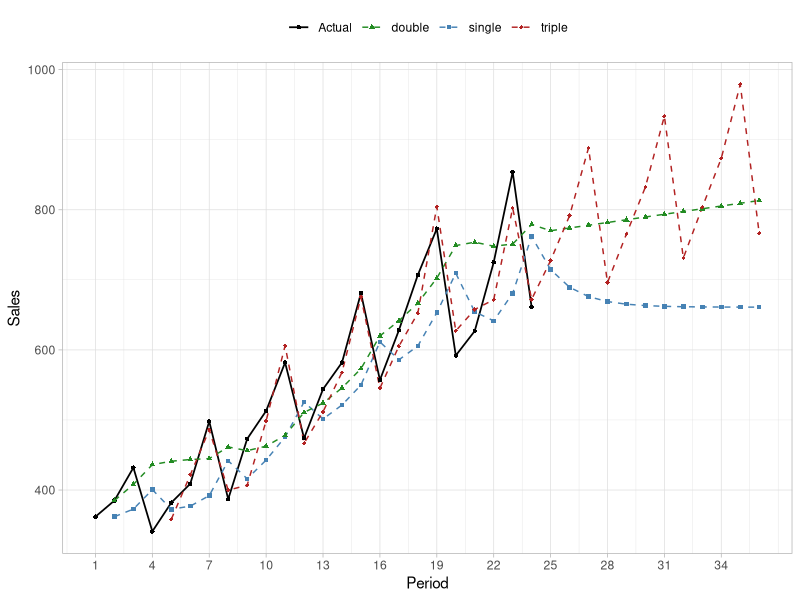
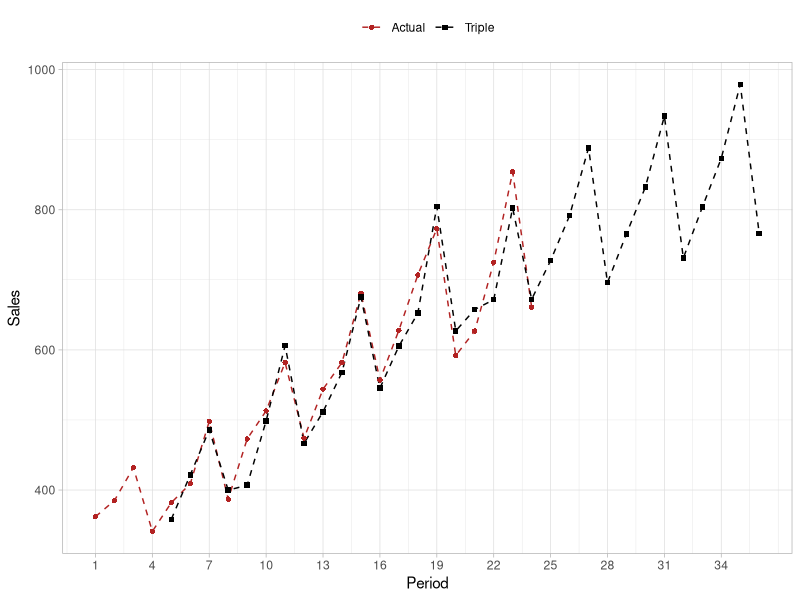

Write R code to recreate these figures, in order.
## ---- chunk 1
#| label: tbl-pmc-436-data
#| tbl-cap: "Six years of quarterly sales data"
#| code-fold: true
#| message: false
library(tidyverse)

sales_data <- tibble(
  Year = rep(90:95, each = 4),
  Quarter = rep(1:4, 6),
  Period = 1:24,
  Sales = c(362, 385, 432, 341, 382, 409, 498, 387, 473, 513, 582, 474,
            544, 582, 681, 557, 628, 707, 773, 592, 627, 725, 854, 661)
)

sales_data |>
  mutate(col = rep(1:2, each = 12), row = rep(1:12, 2)) |>
  pivot_wider(id_cols = row, names_from = col, values_from = c(Year, Quarter, Period, Sales)) |>
  select(Year_1, Quarter_1, Period_1, Sales_1, Year_2, Quarter_2, Period_2, Sales_2) |>
  knitr::kable(
    col.names = c("Year", "Quarter", "Period", "Sales", "Year", "Quarter", "Period", "Sales"),
    align = "rrrrrrrr"
  )
## ---- chunk 2
#| include: false
y <- sales_data$Sales
n <- length(y)
L <- 4
b1_check <- mean((y[5:8] - y[1:4]) / 4)
## ---- chunk 3
#| label: tbl-pmc-436-seasonal-table
#| tbl-cap: "Quarterly sales by year, with yearly averages"
#| code-fold: true
yearly <- matrix(y, nrow = 4)
A <- colMeans(yearly)

rbind(yearly, A) |>
  as_tibble() |>
  mutate(Quarter = c("1", "2", "3", "4", "$\\bar{X}$"), .before = 1) |>
  knitr::kable(col.names = c("", as.character(1:6)), align = "lrrrrrr")
## ---- chunk 4
#| include: false
I0 <- sapply(1:4, function(q) mean(y[seq(q, 24, by = 4)] / A))
## ---- chunk 5
#| label: fig-pmc-436-triple-forecast
#| fig-cap: "Plot of raw data with single, double, and triple exponential forecasts"
#| code-fold: true
#| warning: false
# Single exponential smoothing, alpha = 0.4694
alpha_s <- 0.4694
S1 <- rep(NA_real_, n)
S1[2] <- y[1]
for (t in 3:n) S1[t] <- alpha_s * y[t - 1] + (1 - alpha_s) * S1[t - 1]
single_future <- accumulate(1:12, \(acc, i) alpha_s * y[n] + (1 - alpha_s) * acc, .init = S1[n])[-1]

# Double exponential smoothing (Holt), alpha = 0.1086, gamma = 1.0
alpha_d <- 0.1086
gamma_d <- 1.0
S2 <- numeric(n)
b2 <- numeric(n)
S2[1] <- y[1]
b2[1] <- y[2] - y[1]
for (t in 2:n) {
  S2[t] <- alpha_d * y[t] + (1 - alpha_d) * (S2[t - 1] + b2[t - 1])
  b2[t] <- gamma_d * (S2[t] - S2[t - 1]) + (1 - gamma_d) * b2[t - 1]
}
double_hist <- c(NA, (S2 + b2)[1:(n - 1)])
double_future <- S2[n] + (1:12) * b2[n]

# Triple exponential smoothing (Holt-Winters), alpha = 0.7556, gamma = 0, beta = 0.9837
hw_fit <- function(y, alpha, gamma, beta, L, S_L, b_L, I0) {
  n <- length(y)
  S <- numeric(n)
  b <- numeric(n)
  I <- numeric(n)
  S[L] <- S_L
  b[L] <- b_L
  I[1:L] <- I0
  fc <- rep(NA_real_, n)
  for (t in (L + 1):n) {
    I_prev <- I[t - L]
    S[t] <- alpha * (y[t] / I_prev) + (1 - alpha) * (S[t - 1] + b[t - 1])
    b[t] <- gamma * (S[t] - S[t - 1]) + (1 - gamma) * b[t - 1]
    I[t] <- beta * (y[t] / S[t]) + (1 - beta) * I_prev
    fc[t] <- (S[t - 1] + b[t - 1]) * I_prev
  }
  list(S = S, b = b, I = I, fc = fc)
}
fit3 <- hw_fit(y, alpha = 0.7556, gamma = 0, beta = 0.9837, L = L, S_L = A[1], b_L = b1_check, I0 = I0)
I_tail <- fit3$I[(n - L + 1):n]
triple_future <- sapply(1:12, \(m) (fit3$S[n] + m * fit3$b[n]) * I_tail[((m - 1) %% L) + 1])

plot_data <- bind_rows(
  tibble(Period = 1:n, series = "Actual", value = y),
  tibble(Period = 1:n, series = "single", value = S1),
  tibble(Period = n + 1:12, series = "single", value = single_future),
  tibble(Period = 1:n, series = "double", value = double_hist),
  tibble(Period = n + 1:12, series = "double", value = double_future),
  tibble(Period = 1:n, series = "triple", value = fit3$fc),
  tibble(Period = n + 1:12, series = "triple", value = triple_future)
)

ggplot(plot_data, aes(Period, value, color = series, shape = series)) +
  geom_line(data = \(d) filter(d, series == "Actual"), linewidth = 0.6) +
  geom_line(data = \(d) filter(d, series == "single"), linetype = "dashed") +
  geom_line(data = \(d) filter(d, series == "double"), linetype = "dashed") +
  geom_line(data = \(d) filter(d, series == "triple"), linetype = "dashed") +
  geom_point(size = 1.2) +
  scale_color_manual(values = c(Actual = "black", single = "steelblue", double = "forestgreen", triple = "firebrick")) +
  scale_shape_manual(values = c(Actual = 16, single = 15, double = 17, triple = 18)) +
  scale_x_continuous(breaks = seq(1, 36, 3)) +
  labs(x = "Period", y = "Sales", color = NULL, shape = NULL) +
  theme_light() +
  theme(legend.position = "top")
## ---- chunk 6
#| label: fig-pmc-436-actual-vs-triple
#| fig-cap: "Plot of raw data with triple exponential forecasts"
#| code-fold: true
#| warning: false
plot_data_triple <- bind_rows(
  tibble(Period = 1:n, series = "Actual", value = y),
  tibble(Period = 1:n, series = "Triple", value = fit3$fc),
  tibble(Period = n + 1:12, series = "Triple", value = triple_future)
)

ggplot(plot_data_triple, aes(Period, value, color = series, shape = series)) +
  geom_line(linetype = "dashed") +
  geom_point(size = 1.5) +
  scale_color_manual(values = c(Actual = "firebrick", Triple = "black")) +
  scale_shape_manual(values = c(Actual = 16, Triple = 15)) +
  scale_x_continuous(breaks = seq(1, 36, 3)) +
  labs(x = "Period", y = "Sales", color = NULL, shape = NULL) +
  theme_light() +
  theme(legend.position = "top")
